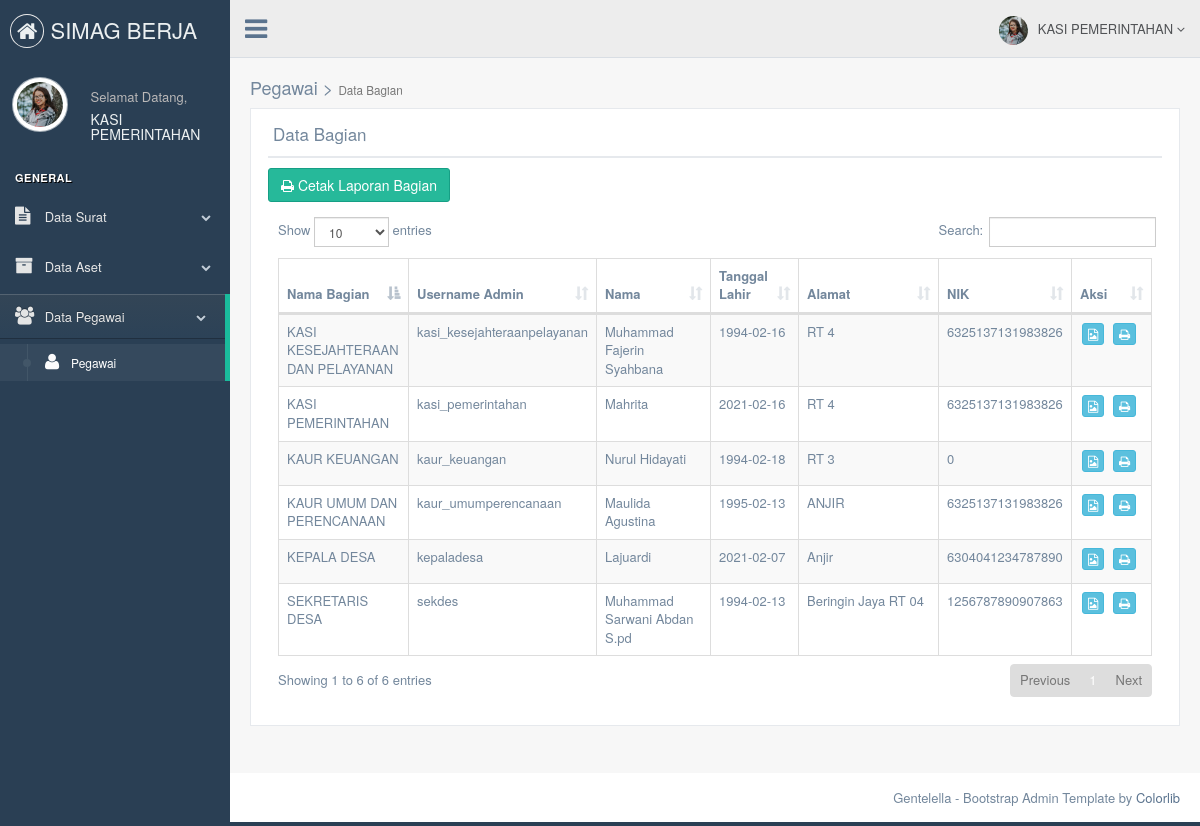
/bagian/databagian.php (signed in), run on the app's committed database.
### tables this page shows
CREATE TABLE `tb_bagian` (
  `id_bagian` int(11) NOT NULL,
  `nama_bagian` varchar(120) NOT NULL,
  `username_admin_bagian` varchar(50) NOT NULL,
  `password_bagian` varchar(50) NOT NULL,
  `nama_lengkap` varchar(70) NOT NULL,
  `tanggal_lahir_bagian` date NOT NULL,
  `alamat` text NOT NULL,
  `nik_bagian` varchar(16) NOT NULL,
  `gambar` varchar(255) NOT NULL
);

### bagian/databagian.php (the view, shortened to what this page needs)
<!DOCTYPE html>
<html lang="en">
  <head>
    <link href="../assets/vendors/bootstrap/dist/css/bootstrap.min.css" rel="stylesheet">
    <link href="../assets/vendors/font-awesome/css/font-awesome.min.css" rel="stylesheet">
    <link href="../assets/vendors/nprogress/nprogress.css" rel="stylesheet">
    <link href="../assets/vendors/iCheck/skins/flat/green.css" rel="stylesheet">
    <link href="../assets/vendors/datatables.net-bs/css/dataTables.bootstrap.min.css" rel="stylesheet">
    <link href="../assets/vendors/datatables.net-buttons-bs/css/buttons.bootstrap.min.css" rel="stylesheet">
    <link href="../assets/vendors/datatables.net-fixedheader-bs/css/fixedHeader.bootstrap.min.css" rel="stylesheet">
    <link href="../assets/vendors/datatables.net-responsive-bs/css/responsive.bootstrap.min.css" rel="stylesheet">
    <link href="../assets/vendors/datatables.net-scroller-bs/css/scroller.bootstrap.min.css" rel="stylesheet">
    <link href="../assets/build/css/custom.min.css" rel="stylesheet">
  </head>
  <body class="nav-md">
    <div class="container body">
      <div class="main_container">
        <?php
        include("sidebarmenu.php");
        ?>
        <?php
        include("header.php");
        ?>
        <div class="right_col" role="main">
          <div class="">
            <div class="page-title">
              <div class="title_right">
                <h2>Pegawai > <small>Data Bagian</small></h2>
              </div>
            </div>
            <div class="clearfix"></div>
            <div class="row">
              <div class="col-md-12 col-sm-12 col-xs-12">
                <div class="x_panel">
                  <div class="x_title">
                    <h2>Data Bagian</small></h2>
                    <div class="clearfix"></div>
                  </div>
                  <a href="cetak_laporanbagian.php"><button type="button" class="btn btn-success"><i class="fa fa-print"></i> Cetak Laporan Bagian</button></a>
                  <div class="x_content">
                  <div class="x_content">
                             <?php
                              include '../koneksi/koneksi.php';
                              $sql1  		= "SELECT * FROM tb_bagian order by id_bagian asc";
                              $query1  	= mysqli_query($db, $sql1);
                              $total		= mysqli_num_rows($query1);
                              if ($total == 0) {
                                echo"<center><h2>Belum Ada Data Bagian</h2></center>";
                              }
                              else{?>
                    <table id="datatable" class="table table-striped table-bordered">
                      <thead>
                        <tr>
                          <th width="15%">Nama Bagian</th>
                          <th width="10%">Username Admin</th>
                          <th width="15%">Nama</th>
                          <th width="10%">Tanggal Lahir</th>
                          <th width="20%">Alamat</th>
                          <th width="10%">NIK</th>
                          <th width="10%">Aksi</th>
                        </tr>
                      </thead>
                      <tbody>
                            <?php
                            while($data = mysqli_fetch_array($query1)){
                              echo'<tr>
                              <td>	'. $data['nama_bagian'].'		</td>
                              <td>	'. $data['username_admin_bagian'].'	</td>
                              <td>	'. $data['nama_lengkap'].'  		</td>
                              <td>	'. $data['tanggal_lahir_bagian'].'  	</td>
                              <td>	'. $data['alamat'].'		</td>
                              <td>  '. $data['nik_bagian'].'  </td>
                              <td style="text-align:center;">
                              <a href=detail-bagian.php?id_bagian='.$data['id_bagian'].'><button type="button" title="Detail" class="btn btn-info btn-xs"><i class="fa fa-file-image-o"></i></button></a>
                              <a href= cetak_bagian.php?id_bagian='.$data['id_bagian'].' target="_blank"><button type="button" title="Cetak Laporan" class="btn btn-info btn-xs"><i class="fa fa-print"></i></button></a>
                              </tr>';
                            }
                            ?>
                      </tbody>
                    </table>
                  <?php } ?>
                  </div>
                  </div>
                </div>
              </div>
            </div>
          </div>
        </div>
        <footer>
          <div class="pull-right">
            Gentelella - Bootstrap Admin Template by <a href="https://colorlib.com">Colorlib</a>
          </div>
          <div class="clearfix"></div>
        </footer>
      </div>
    </div>
  </body>
</html>

### bagian/sidebarmenu.php (shortened to what this page needs)
<?php
	 include '../koneksi/koneksi.php';
			$sql  		= "SELECT * FROM tb_bagian where id_bagian='".$_SESSION['id']."'";
			$query  	= mysqli_query($db, $sql);
			$data 		= mysqli_fetch_array($query);
      ?>
      <div class="col-md-3 left_col">
        <div class="left_col scroll-view">
          <div class="navbar nav_title" style="border: 0;">
            <a href="index.php" class="site_title"><i class="fa fa-home"></i> <span> SIMAG BERJA</span></a>
          </div>
          <div class="profile clearfix">
            <div class="profile_pic">
              <img src="images/<?php echo $data['gambar']; ?>" height="55" width="55" alt="" class="img-circle profile_img">
            </div>
            <div class="profile_info">
              <span>Selamat Datang,</span>
              <h2><?php echo $_SESSION['nama'];?></h2>
            </div>
          </div>
          <br />
          <div id="sidebar-menu" class="main_menu_side hidden-print main_menu">
            <div class="menu_section">
              <h3>General</h3>
              <ul class="nav side-menu">
                <li><a><i class="fa fa-file-text"></i> Data Surat <span class="fa fa-chevron-down"></span></a>
                </li>
                <li><a><i class="fa fa-archive"></i> Data Aset <span class="fa fa-chevron-down"></span></a>
                </li>
                <li><a><i class="fa fa-users"></i> Data Pegawai <span class="fa fa-chevron-down"></span></a>
                    <ul class="nav child_menu">
                      <li><a href="databagian.php"><i class="fa  fa-user"></i>Pegawai</a></li>
                    </ul>
                  </li>
              </ul>
            </div>
          </div>
        </div>
      </div>

### bagian/header.php (shortened to what this page needs)
<?php
include '../koneksi/koneksi.php';
$sql  		= "SELECT * FROM tb_bagian where id_bagian='".$_SESSION['id']."'";
$query  	= mysqli_query($db, $sql);
$data 		= mysqli_fetch_array($query);
?>
        <div class="top_nav">
          <div class="nav_menu">
            <nav>
              <div class="nav toggle">
                <a id="menu_toggle"><i class="fa fa-bars"></i></a>
              </div>
              <ul class="nav navbar-nav navbar-right">
                <li class="">
                  <a href="javascript:;" class="user-profile dropdown-toggle" data-toggle="dropdown" aria-expanded="false">
                    <img src="images/<?php echo $data['gambar']; ?>" alt=""><?php echo $_SESSION['nama'];?>
                    <span class=" fa fa-angle-down"></span>
                  </a>
                </li>
              </ul>
            </nav>
          </div>
        </div>

### data on the page
tb_bagian: gambar (picture), nama_bagian "KASI PEMERINTAHAN", username_admin_bagian "kasi_pemerintahan", nama_lengkap "Mahrita", tanggal_lahir_bagian "2021-02-16", alamat "RT 4", nik_bagian "6325137131983826"
tb_bagian: nama_bagian "KEPALA DESA", username_admin_bagian "kepaladesa", nama_lengkap "Lajuardi", tanggal_lahir_bagian "2021-02-07", alamat "Anjir", nik_bagian "6304041234787890"
tb_bagian: nama_bagian "SEKRETARIS DESA", username_admin_bagian "sekdes", nama_lengkap "Muhammad Sarwani Abdan S.pd", tanggal_lahir_bagian "1994-02-13", alamat "Beringin Jaya RT 04", nik_bagian "1256787890907863"
tb_bagian: nama_bagian "KAUR UMUM DAN PERENCANAAN", username_admin_bagian "kaur_umumperencanaan", nama_lengkap "Maulida Agustina", tanggal_lahir_bagian "1995-02-13", alamat "ANJIR", nik_bagian "6325137131983826"
tb_bagian: nama_bagian "KAUR KEUANGAN", username_admin_bagian "kaur_keuangan", nama_lengkap "Nurul Hidayati", tanggal_lahir_bagian "1994-02-18", alamat "RT 3", nik_bagian "0"
tb_bagian: nama_bagian "KASI KESEJAHTERAAN DAN PELAYANAN", username_admin_bagian "kasi_kesejahteraanpelayanan", nama_lengkap "Muhammad Fajerin Syahbana", tanggal_lahir_bagian "1994-02-16", alamat "RT 4", nik_bagian "6325137131983826"

### other printed values
$_SESSION['nama'] "KASI PEMERINTAHAN"
